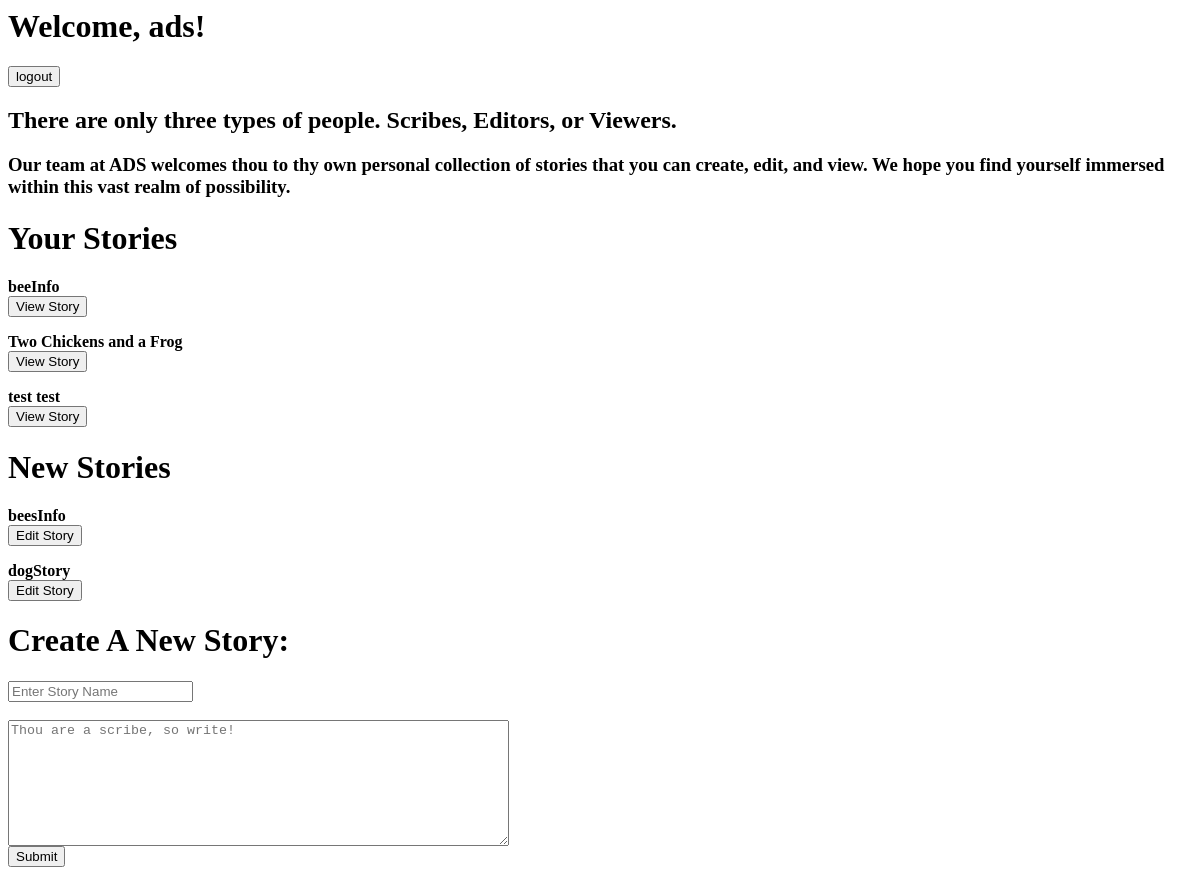
Before: /home (signed in) with the older database file.
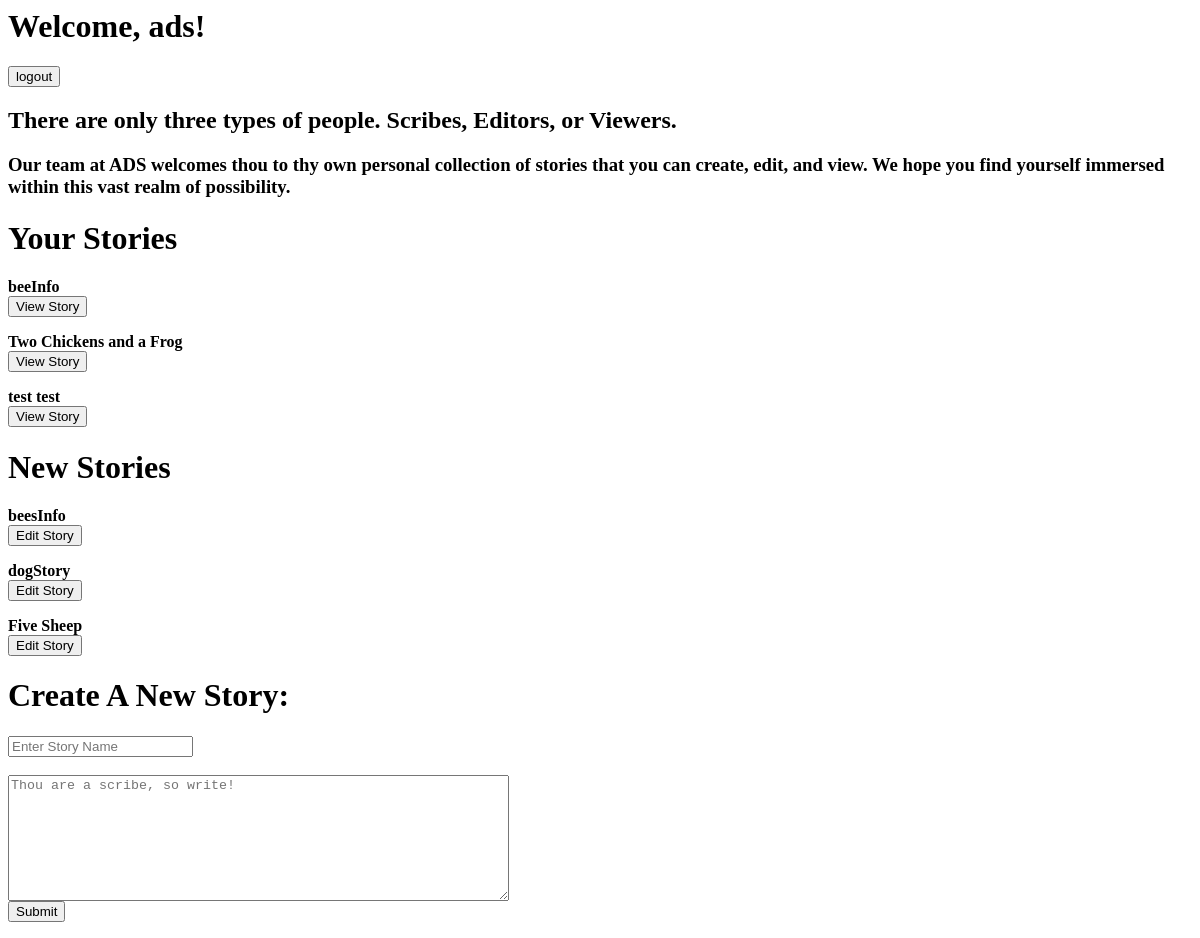
After: the same page with the newer database file.
### tables this page shows
CREATE TABLE StoryInfo (storyName TEXT, fullStory TEXT, lastAdded TEXT, Contributors TEXT);

### app/__init__.py (the view)
@app.route('/home')
def home():
    if 'username' not in session:
        return redirect("/login")
    username = session['username']
    password = session['password']
    if db_tools.verify_account(username, password):
        viewable_pages, editable_pages = db_tools.get_user_stories(username)[0], db_tools.get_user_stories(username)[1]
        print("viewable pages:" + str(viewable_pages))
        return render_template("home_page.html", username = username,
        viewable_stories = viewable_pages, editable_stories = editable_pages)

### app/db_tools.py (called while the page is built)
def get_table_list(tableName):
    db = sqlite3.connect(DB_FILE, check_same_thread=False)
    c = db.cursor()
    res = c.execute(f"SELECT * from {tableName}")
    out = res.fetchall()
    db.commit()
    db.close()
    return out

def verify_account(username, password):
    accounts = get_table_list("UserInfo")
    for account in accounts:
        if account[0] == username and account[1] == password:
            return True
    return False

def get_user_stories(username):
    viewable_stories = []
    editable_stories = []
    stories = get_table_list("StoryInfo")
    for story in stories:
        contributors = story[3].split(",")
        if username in contributors:
            viewable_stories.append(story[0])
        else:
            editable_stories.append(story[0])
    return viewable_stories, editable_stories

### app/templates/home_page.html (shortened to what this page needs)
<head>
  </head>
  <body>
    <h1>
          Welcome, {{username}}!
    </h1>
    <form action="/logout">
        <input type="submit" value="logout" />
    </form>
    <h2>
       There are only three types of people. Scribes, Editors, or Viewers.
    </h2>
    <h3>
       Our team at ADS welcomes thou to thy own personal collection of stories that you can create, edit, and view. We hope you find yourself immersed within this vast realm of possibility.
    </h3>
    <h1> Your Stories</h1>
    {% for page in viewable_stories %}
    <strong>{{page}}</strong>
    <form action="/view">
       <input type="submit" value="View Story">
    </form>
    {% endfor %}
    <h1> New Stories </h1>
    {% for page in editable_stories %}
    <strong>{{page}}</strong>
    <form action="/edit">
       <input type="submit" value="Edit Story">
    </form>
    {% endfor %}
    <h1> Create A New Story: </h1>
    <form action="/create_story" method="POST">
      <input type="text"name="storyName"placeholder="Enter Story Name" >
        <br>
        <br>
      <textarea placeholder="Thou are a scribe, so write!"rows = "8"cols = "60"name = "newText"></textarea>
      <br>
      <input type="submit" name="Create Story">
    </form>
  </body>
</html>

Changed rows visible on the page:
added StoryInfo: storyName "Five Sheep", shown under "New Stories"
